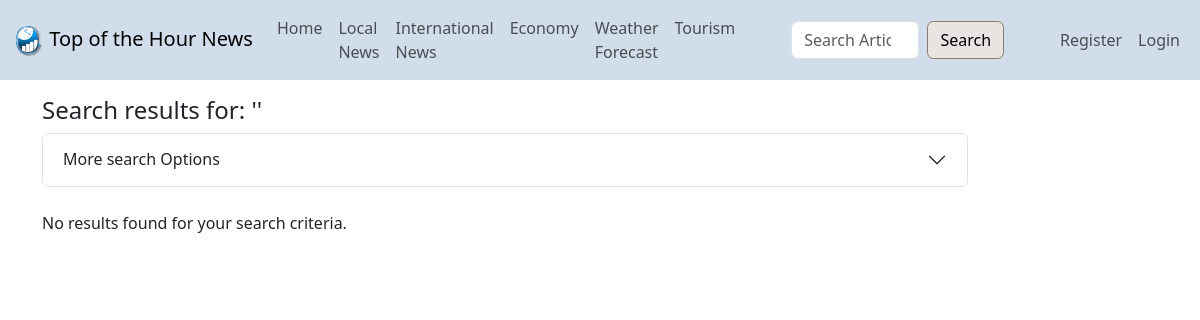
The app's page /search/search.php, older data.
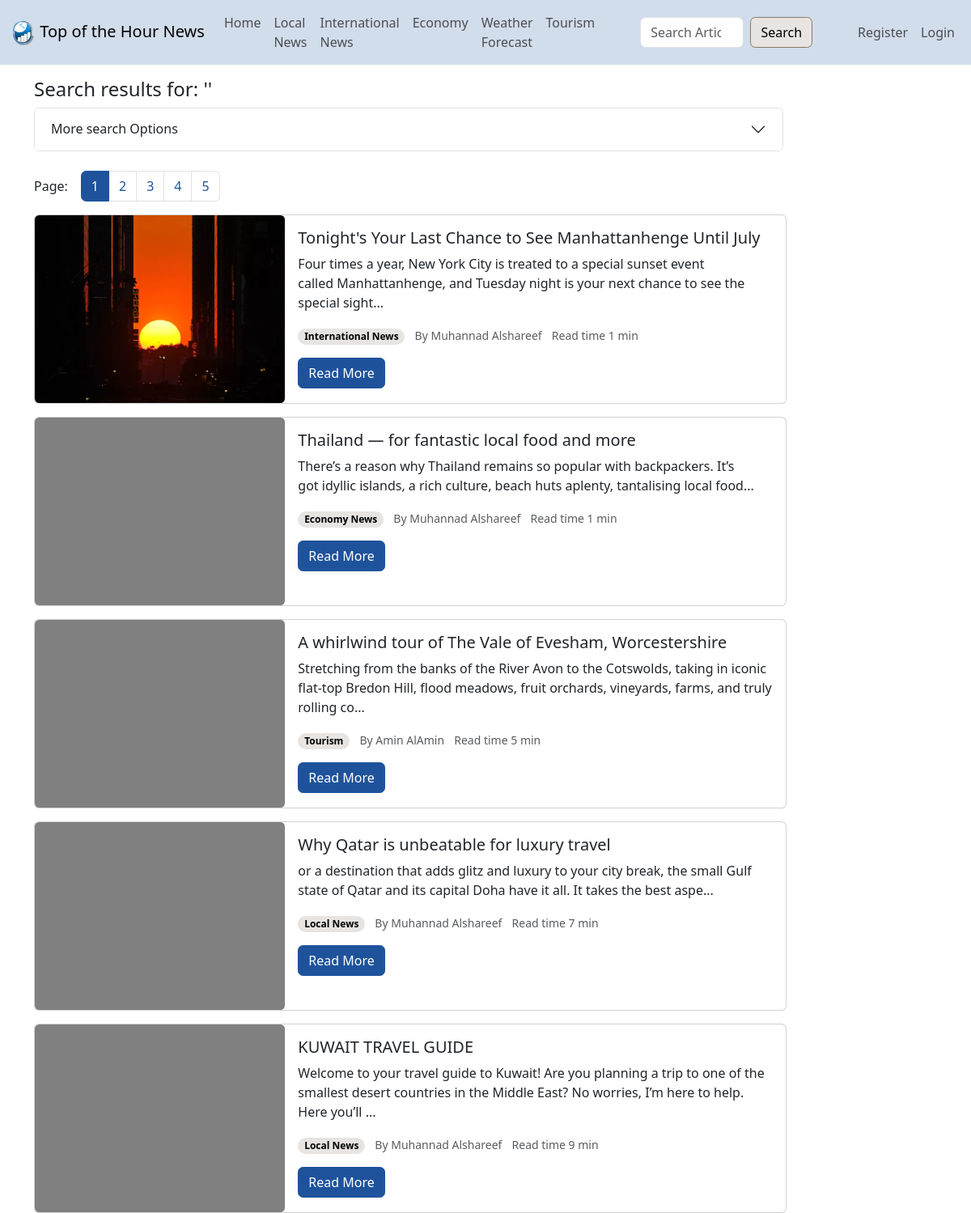
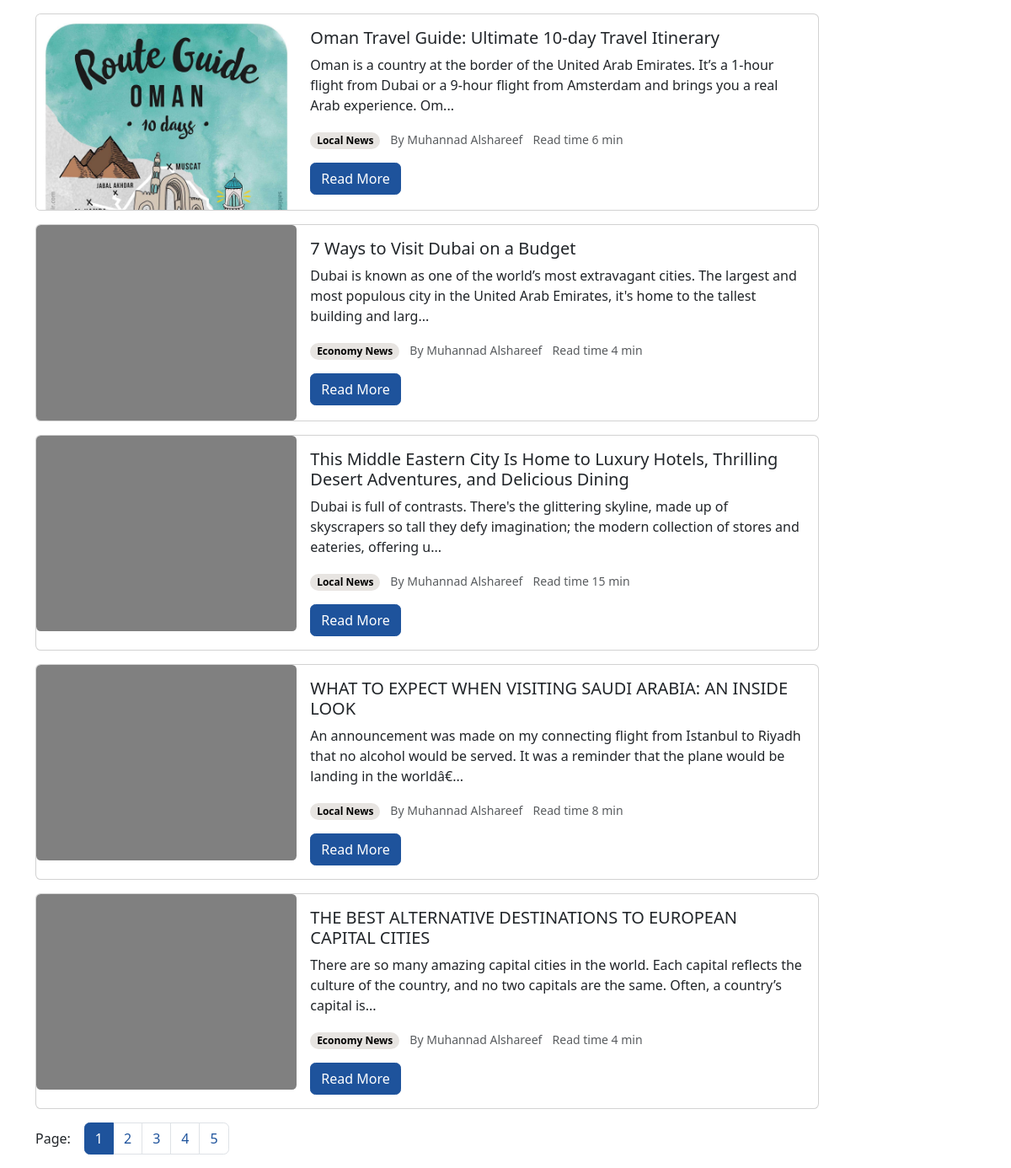
The same page, newer data (2 pictures, top to bottom).
### tables this page shows
CREATE TABLE `Articles` (
  `articleId` int(20) NOT NULL,
  `title` varchar(250) NOT NULL,
  `content` longtext NOT NULL,
  `readTime` int(250) NOT NULL,
  `writtenBy` int(20) NOT NULL,
  `date` datetime NOT NULL,
  `category` varchar(50) NOT NULL,
  `published` tinyint(1) NOT NULL DEFAULT 0,
  `approved` tinyint(1) NOT NULL DEFAULT 0,
  `removed` tinyint(1) NOT NULL DEFAULT 0,
  `thumbnail` varchar(1000) DEFAULT NULL
);

### Database.php (called while the page is built, shortened)
<?php
class Database
{
    public static $instance = null;
    public $mysqli = null;
    private function __construct()
    {
        if ($this->mysqli == null) {
            $this->mysqli = new mysqli(DB_HOSTNAME, DB_USERNAME, DB_PASSWORD, DB_DATABASE);
            $this->mysqli->set_charset('utf8mb4');
        }
    }
    public static function getInstance(): self
    {
        if (self::$instance == null) {
            return new self();
        }
    }
    public function query(string $sql): object
    {
        $result = $this->mysqli->query($sql);
        return $result;
    }
}

### models/Article.php (called while the page is built, shortened)
<?php
class Article
{
    public $category;
    public static function __set_state(array $state): Article
    {
        $article = new Article(
            (int) $state['articleId'],
            $state['title'],
            $state['content'],
            (int) $state['readTime'],
            (int) $state['writtenBy'],
            $state['date'],
            $state['category'],
            (bool) $state['published'],
            (bool) $state['approved'],
            (bool) $state['removed'],
            $state['thumbnail']
        );
        if (isset($state['author']))
            $article->author = $state['author'];
        return $article;
    }
    public function __construct(
        ?int $articleId,
        string $title,
        string $content,
        int $readTime,
        int $writtenBy,
        string $date,
        string $category,
        bool $published,
        bool $approved,
        bool $removed,
        ?string $thumbnail
    ) {
        $this->articleId = $articleId;
        $this->title = $title;
        $this->content = $content;
        $this->readTime = $readTime;
        $this->category = $category;
        $this->thumbnail = $thumbnail;
    }
    public function display_category(): string
    {
        switch ($this->category) {
            case 'local':
                return 'Local News';
            case 'international':
                return 'International News';
            case 'economy':
                return 'Economy News';
            case 'tourism':
                return 'Tourism';
        }
    }
}

### search/search.php (the view, shortened to what this page needs)
<?php
$sql = "SELECT Articles.*, CONCAT(Users.firstName, ' ', Users.lastName) as author
        FROM Articles JOIN Users on (Articles.writtenBy = Users.userId)
        WHERE published = 1 and approved = 1";
$sql .= " ORDER BY Articles.date DESC";
$pagination = new Pagination(10, $sql);
include PROJECT_ROOT . '/header.html'; ?>
<div class="container">
    <h4>Search results for:
        '<?= $_GET['q'] ?>'
    </h4>
    <div class="row">
        <div class="col-12 col-lg-10 mb-4">
            <div class="accordion" id="accordionExample">
                <div class="accordion-item">
                    <h2 class="accordion-header" id="headingOne">
                        <button class="accordion-button collapsed" type="button" data-bs-toggle="collapse"
                            data-bs-target="#collapseOne" aria-expanded="false" aria-controls="collapseOne">
                            More search Options
                        </button>
                    </h2>
                </div>
            </div>
        </div>
    </div>
    <?php if ($pagination->get_total_entries() > 0) { ?>
        <div class="d-flex gap-3" style="align-items: first baseline;">
            Page:
            <?= $pagination->pagination_controls(null, $_SERVER['QUERY_STRING']); ?>
        </div>
    <?php } ?>
    <?php
    if ($pagination->get_total_entries() == 0) {
        echo "<p>No results found for your search criteria.</p>";
    } else {
        $articles = $pagination->get_page(null, function ($row) {
            return Article::__set_state($row);
        });
        foreach ($articles as $article) {
            echo '
<div class="col-12 col-lg-10">
<div class="card mb-3">
  <div class="row g-0">
    <div class="col-md-4">
<div class="card-img ratio" style="background-image: url(' . $article->thumbnail . ')" role="img"></div>
    </div>
    <div class="col-12 col-md-8">
      <div class="card-body">
        <h5 class="card-title">' . $article->title . '</h5>
        <p class="card-text">' . substr(strip_tags($article->content), 0, 170) . '...</p>
        <p class="card-text">
            <span class="badge rounded-pill text-black bg-secondary-subtle vertical-align-middle">
                ' . $article->display_category() . '
            </span>
            <small class="ms-2 text-muted">By ' . $article->author . '</small>
            <small class="ms-2 text-muted">Read time ' . $article->readTime . ' min</small>
        </p>
        <a href="' . BASE_URL . '/displayNews/article.php?id=' . $article->articleId . '" class="btn btn-primary">Read More</a>
      </div>
    </div>
  </div>
</div>
</div>
        ';
        }
    }
    ?>
    <?php if ($pagination->get_total_entries() > 0) { ?>
        <div class="d-flex gap-3" style="align-items: first baseline;">
            Page:
            <?= $pagination->pagination_controls(null, $_SERVER['QUERY_STRING']); ?>
        </div>
    <?php } ?>
</div>

### user/navbar.php (shortened to what this page needs)
<?php
if ($_SESSION['username'] != null) {
    $user = User::from_username($_SESSION['username']);
    if ($user->is_author()) {
        echo '
        <li class="nav-item">
            <a class="nav-link" href="' . BASE_URL . '/articleEdit/author_panel.php">Author Panel</a>
        </li>
        ';
    }
    if ($user->is_admin()) {
        echo '
        <li class="nav-item">
            <a class="nav-link" href="' . BASE_URL . '/admin/admin_panel.php">Admin Panel</a>
        </li>
        ';
    }
    echo '
    <li class="nav-item">
        <a class="nav-link" href="' . BASE_URL . '/user/profile.php' . '">Hello ' . $_SESSION['username'] . '</a>
    </li>
    <li class="nav-item">
        <a class="nav-link" href="' . BASE_URL . '/user/logout.php' . '">Logout</a>
    </li>
    ';
} else {
    echo '
    <li class="nav-item">
        <a class="nav-link" href="' . BASE_URL . '/user/register.php' . '">Register</a>
    </li>
    <li class="nav-item">
        <a class="nav-link" href="' . BASE_URL . '/user/login.php' . '">Login</a>
    </li>
    ';
}

### models/Pagination.php (shortened to what this page needs)
<?php
class Pagination
{
    public $entriesPerPage;
    public $sql;
    private $totalEntries;
    private $totalPages;
    private $procedure;
    public function __construct(int $entriesPerPage, string $sql, bool $procedure = false)
    {
        $this->entriesPerPage = $entriesPerPage;
        $this->sql = $sql;
        $this->procedure = $procedure;
    }
    public function get_total_entries(): ?int
    {
        if (isset($this->totalEntries))
            return $this->totalEntries;
        $db = Database::getInstance();
        if ($this->procedure)
            $result = $db->query($this->sql . '-1,0)');
        else
            $result = $db->query($this->sql);
        if ($result) {
            $this->totalEntries = $result->num_rows;
            return $this->totalEntries;
        } else
            return null;
    }
    public function get_total_pages(): ?int
    {
        if (isset($this->totalPages))
            return $this->totalPages;
        $totalEntries = $this->get_total_entries();
        if ($totalEntries) {
            $totalPages = (int) ceil($totalEntries / $this->entriesPerPage);
            $totalPages = $totalPages <= 0 ? 1 : $totalPages;
            $this->totalPages = $totalPages;
            return $totalPages;
        } else
            return null;
    }
    public function get_page(?int $page = null, ?callable $map = null): ?array
    {
        if (!isset($page))
            $page = isset($_GET['p']) ? (int) $_GET['p'] : 1;
        if ($this->procedure)
            $query = $this->sql . $this->entriesPerPage . ', ' . $this->entriesPerPage * ($page - 1) . ');';
        else
            $query = $this->sql . ' limit ' . $this->entriesPerPage . ' offset ' . $this->entriesPerPage * ($page - 1) . ';';
        $db = Database::getInstance();
        $result = $db->query($query);
        if ($result) {
            if (isset($map))
                return array_map($map, $result->fetch_all(MYSQLI_ASSOC));
            else
                return $result->fetch_all(MYSQLI_ASSOC);
        } else
            return null;
    }
    public function pagination_controls(?int $currPage = null, ?string $urlParams = null, ?string $fragment = null): string
    {
        if (!isset($currPage))
            $currPage = isset($_GET['p']) ? (int) $_GET['p'] : 1;
        $lastPage = $this->get_total_pages();
        $out = '
          <nav aria-label="Page navigation">
              <ul class="pagination">
 ';
        for ($p = 1; $p <= $lastPage; $p++) {
            if (isset($urlParams))
                $href = '?' . preg_replace('/&{0,}p=[0-9]+/', '', $urlParams) . '&p=' . $p;
            else
                $href = '?p=' . $p;
            $out .= '<li class="page-item' . ($p == $currPage ? ' active' : '') . '"><a class="page-link page-number" data-page="' . $p . '" href="' . $href . '">' . $p . '</a></li>';
        }
        $out .= '
              </ul>
          </nav>
        ';
        return $out;
    }
}
?>

### css/site.css (style rules this page uses)
.card-img { background-color: #808080; background-repeat: no-repeat; background-size: cover; background-position-x: 50%; --bs-aspect-ratio: calc(3 / 4 * 100%); }
.pagination { display: flex; flex-wrap: wrap; gap: 0.5rem 0; }
.page-item { position: relative; }
.page-item:not(:last-child)::before { content: ''; background-color: #e5e5f7; opacity: 0.3; background-image: repeating-linear-gradient(45deg, #4d4d4d 25%, transparent 25%, transparent 75%, #4d4d4d 75%, #4d4d4d), repeating-linear-gradient(45deg, #4d4d4d 25%, #e5e5f7 25%, #e5e5f7 75%, #4d4d4d 75%, #4d4d4d); background-position: 0 0, 8px 10px; background-size: 5px 5px; border-block: 2px solid #4d4d4d; width: 8px; height: 100%; display: block; position: absolute; top: 0; left: 100%; z-index: -1000; }
.page-item:not(:first-child)::after { content: ''; background-color: #e5e5f7; opacity: 0.3; background-image: repeating-linear-gradient(45deg, #4d4d4d 25%, transparent 25%, transparent 75%, #4d4d4d 75%, #4d4d4d), repeating-linear-gradient(45deg, #4d4d4d 25%, #e5e5f7 25%, #e5e5f7 75%, #4d4d4d 75%, #4d4d4d); background-position: 0 0, 8px 10px; background-size: 5px 5px; border-block: 2px solid #4d4d4d; width: 10px; height: 100%; display: block; position: absolute; top: 0; right: 100%; z-index: -1000; }

Row changes from the older to the newer data that the page shows:
added articles: thumbnail (picture), title "Tonight's Your Last Chance to See Manhattanhenge Until July", content "Four times a year, New York City is treated to a special sunset event called Manhattanhenge, and Tuesday night is your next chance to see the special sight", category "International News", author "Muhannad Alshareef", readTime "1"
added articles: title "Thailand — for fantastic local food and more", content "There’s a reason why Thailand remains so popular with backpackers. It’s got idyllic islands, a rich culture, beach huts aplenty, tantalising local food", category "Economy News", author "Muhannad Alshareef", readTime "1"
added articles: title "A whirlwind tour of The Vale of Evesham, Worcestershire", content "Stretching from the banks of the River Avon to the Cotswolds, taking in iconic flat-top Bredon Hill, flood meadows, fruit orchards, vineyards, farms, and truly rolling co", category "Tourism", author "Amin AlAmin", readTime "5"
added articles: title "Why Qatar is unbeatable for luxury travel", content "or a destination that adds glitz and luxury to your city break, the small Gulf state of Qatar and its capital Doha have it all. It takes the best aspe", category "Local News", author "Muhannad Alshareef", readTime "7"
added articles: title "KUWAIT TRAVEL GUIDE", content "Welcome to your travel guide to Kuwait! Are you planning a trip to one of the smallest desert countries in the Middle East? No worries, I’m here to help. Here you’ll", category "Local News", author "Muhannad Alshareef", readTime "9"
added articles: thumbnail (picture), title "Oman Travel Guide: Ultimate 10-day Travel Itinerary", content "Oman is a country at the border of the United Arab Emirates. It’s a 1-hour flight from Dubai or a 9-hour flight from Amsterdam and brings you a real Arab experience. Om", category "Local News", author "Muhannad Alshareef", readTime "6"
added articles: title "7 Ways to Visit Dubai on a Budget", content "Dubai is known as one of the world’s most extravagant cities. The largest and most populous city in the United Arab Emirates, it's home to the tallest building and larg", category "Economy News", author "Muhannad Alshareef", readTime "4"
added articles: title "This Middle Eastern City Is Home to Luxury Hotels, Thrilling Desert Adventures, and Delicious Dining", content "Dubai is full of contrasts. There's the glittering skyline, made up of skyscrapers so tall they defy imagination; the modern collection of stores and eateries, offering u", category "Local News", author "Muhannad Alshareef", readTime "15"
added articles: title "WHAT TO EXPECT WHEN VISITING SAUDI ARABIA: AN INSIDE LOOK", content "An announcement was made on my connecting flight from Istanbul to Riyadh that no alcohol would be served. It was a reminder that the plane would be landing in the worldâ€", category "Local News", author "Muhannad Alshareef", readTime "8"
added articles: title "THE BEST ALTERNATIVE DESTINATIONS TO EUROPEAN CAPITAL CITIES", content "There are so many amazing capital cities in the world. Each capital reflects the culture of the country, and no two capitals are the same. Often, a country’s capital is", category "Economy News", author "Muhannad Alshareef", readTime "4"
Text that changed along with them:
text no longer shown: "No results found for your search criteria."
text now shown: "Page: Page:"
new list line: "1"
new list line: "2"
new list line: "3"
new list line: "4"
new list line: "5"
